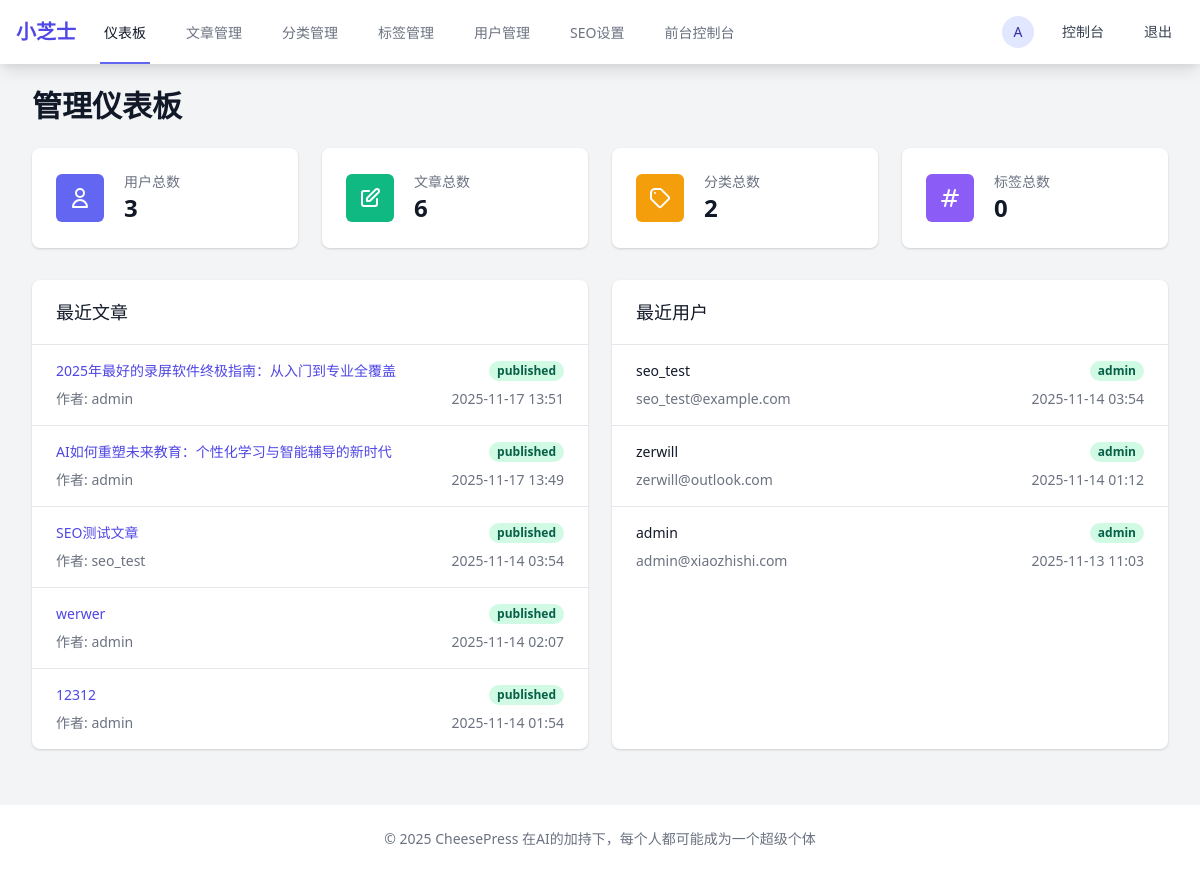
Page /admin/ (signed in) on the earlier database version.
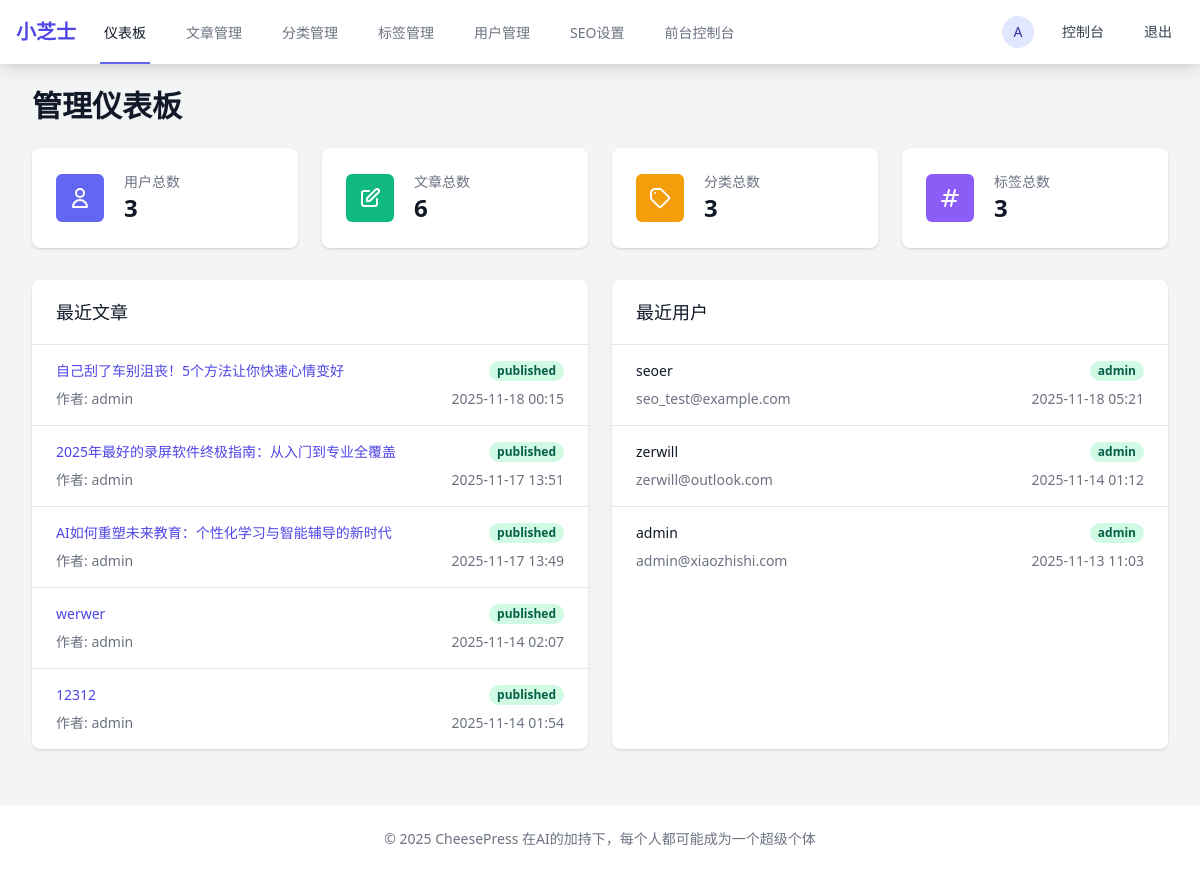
Same page on the later database version.
### app/models/__init__.py (models this page shows, shortened)
class Post(db.Model):
    __tablename__ = 'posts'
    id = db.Column(db.Integer, primary_key=True)
    title = db.Column(db.String(200), nullable=False)
    slug = db.Column(db.String(200), unique=True, nullable=False)
    content = db.Column(db.Text, nullable=False)
    excerpt = db.Column(db.Text, nullable=True)
    featured_image = db.Column(db.String(255), nullable=True)
    status = db.Column(db.String(20), default='draft')  # draft, published, archived
    view_count = db.Column(db.Integer, default=0)
    user_id = db.Column(db.Integer, db.ForeignKey('users.id'), nullable=False)
    category_id = db.Column(db.Integer, db.ForeignKey('categories.id'), nullable=True)
    published_at = db.Column(db.DateTime, nullable=True)
    created_at = db.Column(db.DateTime, default=datetime.utcnow)
    updated_at = db.Column(db.DateTime, default=datetime.utcnow, onupdate=datetime.utcnow)
    seo_title = db.Column(db.String(200), nullable=True)
    seo_description = db.Column(db.Text, nullable=True)
    seo_keywords = db.Column(db.Text, nullable=True)
    seo_og_image = db.Column(db.String(255), nullable=True)
    comments = db.relationship('Comment', backref='post', lazy=True)

class User(UserMixin, db.Model):
    __tablename__ = 'users'
    id = db.Column(db.Integer, primary_key=True)
    username = db.Column(db.String(80), unique=True, nullable=False)
    email = db.Column(db.String(120), unique=True, nullable=False)
    password_hash = db.Column(db.String(255), nullable=False)
    first_name = db.Column(db.String(50), nullable=True)
    last_name = db.Column(db.String(50), nullable=True)
    bio = db.Column(db.Text, nullable=True)
    avatar = db.Column(db.String(255), nullable=True)
    role = db.Column(db.String(20), default='user')  # user, editor, admin
    is_active = db.Column(db.Boolean, default=True)
    created_at = db.Column(db.DateTime, default=datetime.utcnow)
    updated_at = db.Column(db.DateTime, default=datetime.utcnow, onupdate=datetime.utcnow)
    posts = db.relationship('Post', backref='author', lazy=True, foreign_keys='Post.user_id')
    comments = db.relationship('Comment', backref='author', lazy=True, foreign_keys='Comment.user_id')

### app/admin/__init__.py (the view)
@bp.route('/')
def dashboard():
    user_count = User.query.count()
    post_count = Post.query.count()
    category_count = Category.query.count()
    tag_count = Tag.query.count()
    recent_posts = Post.query.order_by(Post.created_at.desc()).limit(5).all()
    recent_users = User.query.order_by(User.created_at.desc()).limit(5).all()
    return render_template('admin/dashboard.html',
                          user_count=user_count,
                          post_count=post_count,
                          category_count=category_count,
                          tag_count=tag_count,
                          recent_posts=recent_posts,
                          recent_users=recent_users)

### app/admin/__init__.py (called while the page is built)
@bp.before_request
@login_required
def check_admin():
    if current_user.role not in ['admin', 'editor']:
        flash('您没有权限访问管理后台', 'error')
        return redirect(url_for('main.index'))

### app/utils/seo.py (called while the page is built)
def get_seo_settings():
    return SeoSetting.query.first()

def register_seo_functions(app):
    @app.context_processor
    def inject_seo_functions():
        return dict(
            get_post_seo_data=get_post_seo_data,
            get_category_seo_data=get_category_seo_data,
            get_search_seo_data=get_search_seo_data,
            generate_meta_tags=generate_meta_tags
        )

### app/templates/admin/dashboard.html (shortened to what the changed rows need)
{% extends "admin/base.html" %}
{% block content %}
<div class="max-w-7xl mx-auto">
    <div class="md:flex md:items-center md:justify-between mb-6">
        <div class="flex-1 min-w-0">
            <h2 class="text-2xl font-bold leading-7 text-gray-900 sm:text-3xl sm:truncate">
                管理仪表板
            </h2>
        </div>
    </div>
    <div class="grid grid-cols-1 gap-6 sm:grid-cols-2 lg:grid-cols-4 mb-8">
        <div class="bg-white overflow-hidden shadow rounded-lg">
            <div class="px-4 py-5 sm:p-6">
                <div class="flex items-center">
                    <div class="ml-5 w-0 flex-1">
                        <dl>
                            <dd class="flex items-baseline">
                                <div class="text-2xl font-semibold text-gray-900">{{ category_count }}</div>
                            </dd>
                        </dl>
                    </div>
                </div>
            </div>
        </div>
        <div class="bg-white overflow-hidden shadow rounded-lg">
            <div class="px-4 py-5 sm:p-6">
                <div class="flex items-center">
                    <div class="ml-5 w-0 flex-1">
                        <dl>
                            <dd class="flex items-baseline">
                                <div class="text-2xl font-semibold text-gray-900">{{ tag_count }}</div>
                            </dd>
                        </dl>
                    </div>
                </div>
            </div>
        </div>
    </div>
    <div class="grid grid-cols-1 gap-6 lg:grid-cols-2">
        <div class="bg-white shadow overflow-hidden sm:rounded-lg">
            <div class="border-t border-gray-200">
                <ul class="divide-y divide-gray-200">
                    {% for post in recent_posts %}
                    <li>
                        <a href="{{ url_for('main.post_detail', slug=post.slug) }}" class="block hover:bg-gray-50">
                            <div class="px-4 py-4 sm:px-6">
                                <div class="flex items-center justify-between">
                                    <p class="text-sm font-medium text-indigo-600 truncate">{{ post.title }}</p>
                                    <div class="ml-2 flex-shrink-0 flex">
                                        <p class="px-2 inline-flex text-xs leading-5 font-semibold rounded-full bg-green-100 text-green-800">
                                            {{ post.status }}
                                        </p>
                                    </div>
                                </div>
                                <div class="mt-2 sm:flex sm:justify-between">
                                    <div class="sm:flex">
                                        <p class="flex items-center text-sm text-gray-500">
                                            作者: {{ post.author.username }}
                                        </p>
                                    </div>
                                    <div class="mt-2 flex items-center text-sm text-gray-500 sm:mt-0">
                                        <p>{{ post.created_at.strftime('%Y-%m-%d %H:%M') }}</p>
                                    </div>
                                </div>
                            </div>
                        </a>
                    </li>
                    {% endfor %}
                </ul>
            </div>
        </div>
        <div class="bg-white shadow overflow-hidden sm:rounded-lg">
            <div class="border-t border-gray-200">
                <ul class="divide-y divide-gray-200">
                    {% for user in recent_users %}
                    <li>
                        <div class="px-4 py-4 sm:px-6">
                            <div class="flex items-center justify-between">
                                <p class="text-sm font-medium text-gray-900 truncate">{{ user.username }}</p>
                                <div class="ml-2 flex-shrink-0 flex">
                                    <p class="px-2 inline-flex text-xs leading-5 font-semibold rounded-full bg-green-100 text-green-800">
                                        {{ user.role }}
                                    </p>
                                </div>
                            </div>
                            <div class="mt-2 sm:flex sm:justify-between">
                                <div class="sm:flex">
                                    <p class="flex items-center text-sm text-gray-500">
                                        {{ user.email }}
                                    </p>
                                </div>
                                <div class="mt-2 flex items-center text-sm text-gray-500 sm:mt-0">
                                    <p>{{ user.created_at.strftime('%Y-%m-%d %H:%M') }}</p>
                                </div>
                            </div>
                        </div>
                    </li>
                    {% endfor %}
                </ul>
            </div>
        </div>
    </div>
</div>
{% endblock %}

### app/templates/admin/base.html (shortened to what the changed rows need)
<!DOCTYPE html>
<html lang="zh-CN">
<head>
    <link href="https://cdn.jsdelivr.net/npm/tailwindcss@2.2.19/dist/tailwind.min.css" rel="stylesheet">
</head>
<body class="bg-gray-100">
    <nav class="bg-white shadow-lg">
        <div class="max-w-7xl mx-auto px-4">
            <div class="flex justify-between h-16">
                <div class="flex items-center">
                    <div class="ml-3 relative">
                        <div>
                            <button class="bg-white rounded-full flex text-sm focus:outline-none focus:ring-2 focus:ring-offset-2 focus:ring-indigo-500">
                                <span class="h-8 w-8 rounded-full bg-indigo-100 text-indigo-800 flex items-center justify-center">
                                    {{ current_user.username[0].upper() }}
                                </span>
                            </button>
                        </div>
                    </div>
                </div>
            </div>
        </div>
    </nav>
    <div class="max-w-7xl mx-auto py-6 sm:px-6 lg:px-8">
        <div class="flex">
            <div class="flex-1">
                {% block content %}{% endblock %}
            </div>
        </div>
    </div>
</body>
</html>

Differences in the rows shown:
removed Post: title "SEO测试文章", status "published", author.username "seo_test", created_at "2025-11-14 03:54"
added Post: title "自己刮了车别沮丧！5个方法让你快速心情变好", status "published", author.username "admin", created_at "2025-11-18 00:15"
changed User "seo_test@example.com": username "seo_test" → "seoer"; created_at "2025-11-14 03:54" → "2025-11-18 05:21"
Other differences:
{{ category_count }}: "2" → "3"
{{ tag_count }}: "0" → "3"
